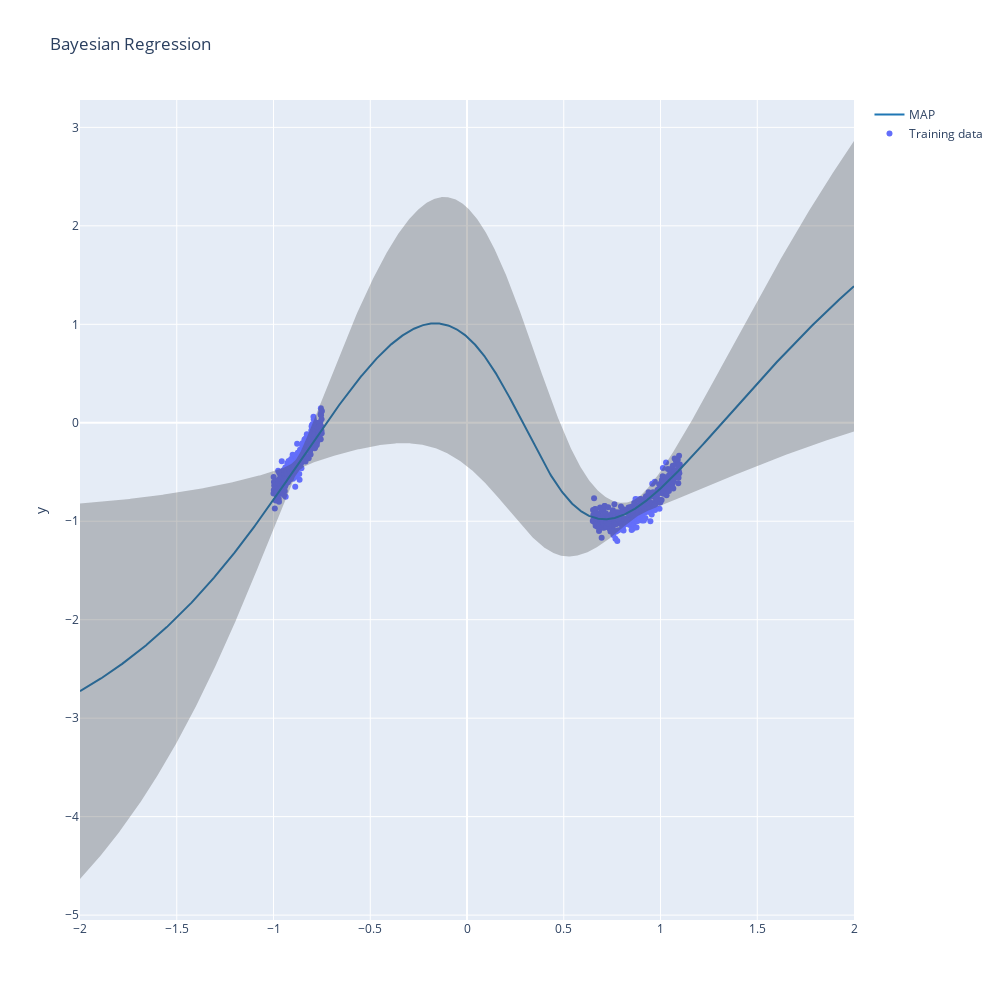

The notebook cell saved with this chart:
### Code cell
model = experiment_btwn.load_model("mlp_btwn.pt")
la = experiment_btwn.train_la(model=model, dataloader=experiment_btwn.train_dataloader, subset_of_weights="all", hessian_structure="lowrank", sigma_noise=0.075)
X_train, y_train = experiment_btwn.train_dataloader.dataset.get_arrays()
X = np.linspace(-2, 2, 1000).reshape(1000, 1)
X_test = torch.from_numpy(X.astype(np.float32))
x= X.reshape(1000)
f_mu, f_var = la(x=X_test)
f_mu = f_mu.squeeze().detach().cpu().numpy()
f_sigma = f_var.squeeze().sqrt().cpu().numpy()
pred_std = np.sqrt(f_sigma**2 + la.sigma_noise.item()**2)
plot_regression(X_train, y_train, x, f_mu, pred_std)

### Figure 1 — Plotly figure (JSON) as saved in the notebook; plotly's stock layout.template omitted (floating-point values rounded to 4 significant figures; data arrays with more than 128 entries replaced by an {"elided": "..."} marker saying what was removed)
{"data": [{"mode": "markers", "name": "Training data", "type": "scatter", "x": {"elided": "670 float values"}, "y": {"elided": "670 float values"}}, {"line": {"color": "rgb(31, 119, 180)"}, "mode": "lines", "name": "MAP", "type": "scatter", "x": {"elided": "1000 float values"}, "y": {"elided": "1000 float values"}}, {"line": {"width": 0}, "marker": {"color": "#444"}, "mode": "lines", "name": "Upper Bound", "showlegend": false, "type": "scatter", "x": {"elided": "1000 float values"}, "y": {"elided": "1000 float values"}}, {"fill": "tonexty", "fillcolor": "rgba(68, 68, 68, 0.3)", "line": {"width": 0}, "marker": {"color": "#444"}, "mode": "lines", "name": "Lower Bound", "showlegend": false, "type": "scatter", "x": {"elided": "1000 float values"}, "y": {"elided": "1000 float values"}}], "layout": {"autosize": false, "height": 1000, "hovermode": "x", "title": {"text": "Bayesian Regression"}, "width": 1000, "yaxis": {"title": {"text": "y"}}}}
